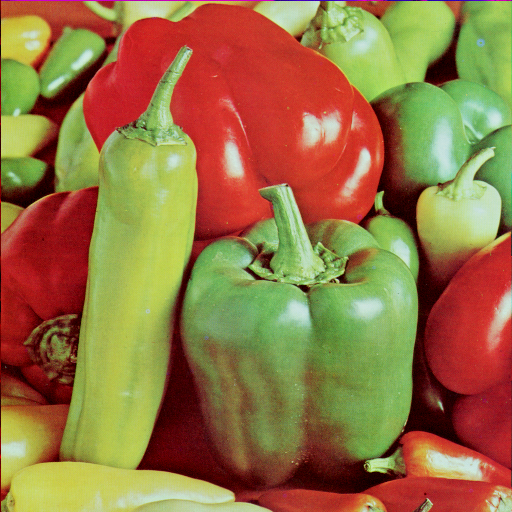
%> input picture slike/peppers.tiff, 512 x 512 px
$ octave zad68.m   (GNU Octave 9; MATLAB toolbox functions it lacks are replaced by stand-ins)
%> lines starting %> are read from the running program, lines starting %| are printed output that depends on the picture
close all;
clear all;

img = double(rgb2gray(imread('slike/peppers.tiff')));
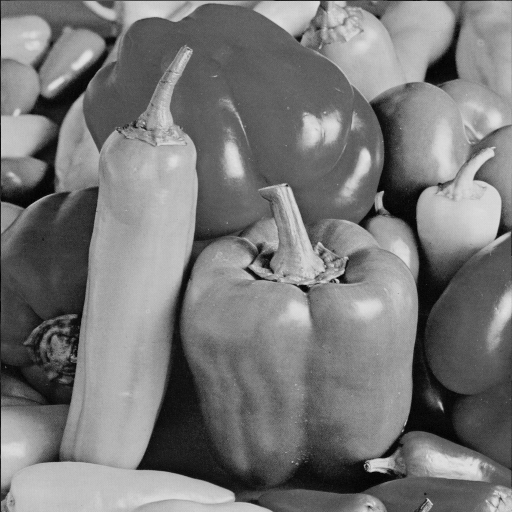
%> img: size 512x512 double; min 0, max 228, mean 120.2
%img = img ./ max(img(:));

lap1 = fspecial('laplacian', 0);
lap2 = fspecial('laplacian', 0.2);
lap3 = fspecial('laplacian', 0.5);
lap4 = fspecial('laplacian', 1);

g1 = conv2(img, lap1, 'same');
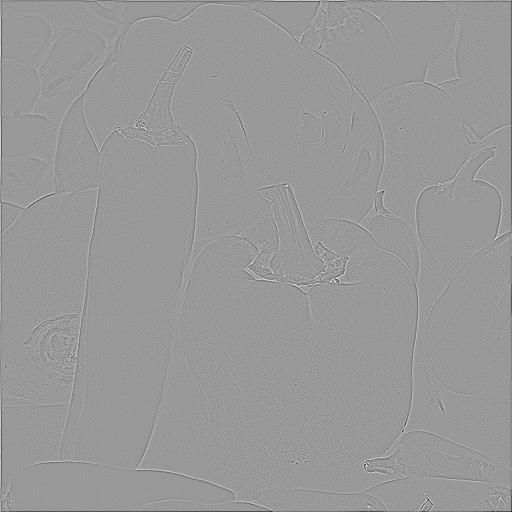
%> g1: size 512x512 double; min -423, max 281, mean -0.7; drawn with min black and max white
g2 = conv2(img, lap2, 'same');
g3 = conv2(img, lap3, 'same');
g4 = conv2(img, lap4, 'same');

figure;
subplot(2,2,1);
image(g1);
title('laplacian(0)');
colormap(gray);

subplot(2,2,2);
image(g2);
title('laplacian(0.2)');

subplot(2,2,3);
image(g3);
title('laplacian(0.5)');

subplot(2,2,4);
image(g4);
title('laplacian(1)');

$ run again, with slike/moon.tiff copied over slike/peppers.tiff
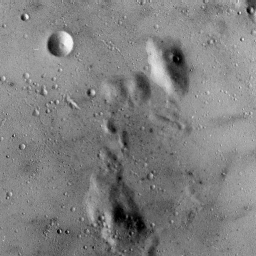
%> input picture slike/moon.tiff, 256 x 256 px
%> `g1 = conv2(img, lap1, 'same');`:
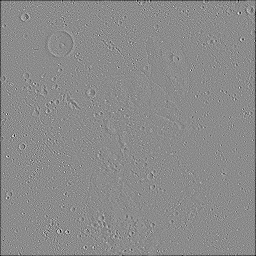
%> g1: size 256x256 double; min -341, max 282, mean -2.1; drawn with min black and max white
%> `g4 = conv2(img, lap4, 'same');`:
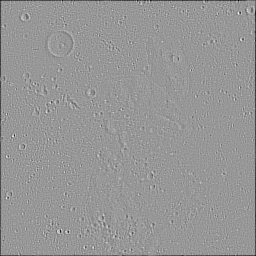
%> g4: size 256x256 double; min -280.5, max 191, mean -2.1; drawn with min black and max white
